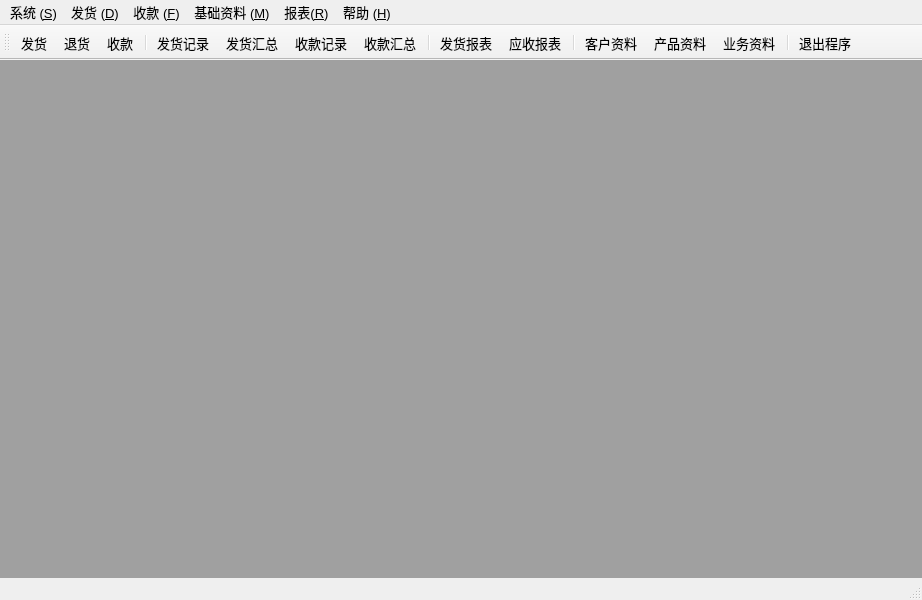
<?xml version="1.0" encoding="UTF-8"?>
<ui version="4.0">
 <class>MainWindow</class>
 <widget class="QMainWindow" name="MainWindow">
  <property name="geometry">
   <rect>
    <x>0</x>
    <y>0</y>
    <width>922</width>
    <height>600</height>
   </rect>
  </property>
  <property name="font">
   <font>
    <pointsize>10</pointsize>
   </font>
  </property>
  <property name="windowTitle">
   <string>MainWindow</string>
  </property>
  <property name="windowIcon">
   <iconset resource="resource.qrc">
    <normaloff>:/icons/icons/FAX.png</normaloff>:/icons/icons/FAX.png</iconset>
  </property>
  <property name="iconSize">
   <size>
    <width>48</width>
    <height>48</height>
   </size>
  </property>
  <property name="documentMode">
   <bool>true</bool>
  </property>
  <widget class="QWidget" name="centralwidget">
   <layout class="QVBoxLayout" name="verticalLayout">
    <property name="spacing">
     <number>0</number>
    </property>
    <property name="margin">
     <number>0</number>
    </property>
    <item>
     <widget class="QMdiArea" name="mdiArea">
      <property name="background">
       <brush brushstyle="SolidPattern">
        <color alpha="255">
         <red>160</red>
         <green>160</green>
         <blue>160</blue>
        </color>
       </brush>
      </property>
     </widget>
    </item>
   </layout>
  </widget>
  <widget class="QStatusBar" name="statusbar"/>
  <widget class="QToolBar" name="toolBar">
   <property name="windowTitle">
    <string>toolBar</string>
   </property>
   <property name="iconSize">
    <size>
     <width>36</width>
     <height>36</height>
    </size>
   </property>
   <property name="toolButtonStyle">
    <enum>Qt::ToolButtonTextUnderIcon</enum>
   </property>
   <property name="floatable">
    <bool>false</bool>
   </property>
   <attribute name="toolBarArea">
    <enum>TopToolBarArea</enum>
   </attribute>
   <attribute name="toolBarBreak">
    <bool>false</bool>
   </attribute>
   <addaction name="action_Deliver"/>
   <addaction name="action_Return"/>
   <addaction name="action_Receipt"/>
   <addaction name="separator"/>
   <addaction name="action_DeliveryRecords"/>
   <addaction name="action_DeliverySummarize"/>
   <addaction name="action_ReceiptRecords"/>
   <addaction name="action_ReceiptSummarize"/>
   <addaction name="separator"/>
   <addaction name="action_DeliveryReport"/>
   <addaction name="action_ReceiptReport"/>
   <addaction name="separator"/>
   <addaction name="action_Customers"/>
   <addaction name="action_Products"/>
   <addaction name="action_Employees"/>
   <addaction name="separator"/>
   <addaction name="action_Exit"/>
  </widget>
  <widget class="QMenuBar" name="menuBar">
   <property name="geometry">
    <rect>
     <x>0</x>
     <y>0</y>
     <width>922</width>
     <height>21</height>
    </rect>
   </property>
   <widget class="QMenu" name="menu_System">
    <property name="title">
     <string>系统 (&amp;S)</string>
    </property>
    <addaction name="action_Backup"/>
    <addaction name="action_Restore"/>
    <addaction name="separator"/>
    <addaction name="action_DataImport"/>
    <addaction name="action_DataExport"/>
    <addaction name="separator"/>
    <addaction name="action_Changepassword"/>
    <addaction name="separator"/>
    <addaction name="action_Exit"/>
   </widget>
   <widget class="QMenu" name="menu_Delivery">
    <property name="title">
     <string>发货 (&amp;D)</string>
    </property>
    <addaction name="action_Deliver"/>
    <addaction name="action_Return"/>
    <addaction name="separator"/>
    <addaction name="action_DeliveryRecords"/>
    <addaction name="action_DeliverySummarize"/>
   </widget>
   <widget class="QMenu" name="menu_Receipt">
    <property name="title">
     <string>收款 (&amp;F)</string>
    </property>
    <addaction name="action_Receipt"/>
    <addaction name="separator"/>
    <addaction name="action_ReceiptSummarize"/>
    <addaction name="action_ReceiptSheet"/>
   </widget>
   <widget class="QMenu" name="menu_Meta">
    <property name="title">
     <string>基础资料 (&amp;M)</string>
    </property>
    <addaction name="action_Customers"/>
    <addaction name="action_Products"/>
    <addaction name="action_Employees"/>
   </widget>
   <widget class="QMenu" name="menu_Help">
    <property name="title">
     <string>帮助 (&amp;H)</string>
    </property>
    <addaction name="action_About"/>
   </widget>
   <widget class="QMenu" name="menu_Report">
    <property name="title">
     <string>报表(&amp;R)</string>
    </property>
    <addaction name="action_DeliveryReport"/>
    <addaction name="action_ReceiptReport"/>
   </widget>
   <addaction name="menu_System"/>
   <addaction name="menu_Delivery"/>
   <addaction name="menu_Receipt"/>
   <addaction name="menu_Meta"/>
   <addaction name="menu_Report"/>
   <addaction name="menu_Help"/>
  </widget>
  <action name="action_Backup">
   <property name="icon">
    <iconset resource="resource.qrc">
     <normaloff>:/icons/icons/glyphicons_135_inbox_out.png</normaloff>:/icons/icons/glyphicons_135_inbox_out.png</iconset>
   </property>
   <property name="text">
    <string>备份数据</string>
   </property>
   <property name="shortcut">
    <string>Ctrl+Alt+S</string>
   </property>
  </action>
  <action name="action_Restore">
   <property name="icon">
    <iconset resource="resource.qrc">
     <normaloff>:/icons/icons/glyphicons_134_inbox_in.png</normaloff>:/icons/icons/glyphicons_134_inbox_in.png</iconset>
   </property>
   <property name="text">
    <string>恢复数据</string>
   </property>
   <property name="shortcut">
    <string>Ctrl+Alt+O</string>
   </property>
  </action>
  <action name="action_Changepassword">
   <property name="icon">
    <iconset resource="resource.qrc">
     <normaloff>:/icons/icons/glyphicons_240_rotation_lock.png</normaloff>:/icons/icons/glyphicons_240_rotation_lock.png</iconset>
   </property>
   <property name="text">
    <string>更改密码</string>
   </property>
  </action>
  <action name="action_Exit">
   <property name="icon">
    <iconset resource="resource.qrc">
     <normaloff>:/icons/icons/glyphicons_063_power.png</normaloff>:/icons/icons/glyphicons_063_power.png</iconset>
   </property>
   <property name="text">
    <string>退出程序</string>
   </property>
   <property name="shortcut">
    <string>Ctrl+Alt+Q</string>
   </property>
  </action>
  <action name="action_Deliver">
   <property name="icon">
    <iconset resource="resource.qrc">
     <normaloff>:/icons/icons/glyphicons_208_cart_out.png</normaloff>:/icons/icons/glyphicons_208_cart_out.png</iconset>
   </property>
   <property name="text">
    <string>发货</string>
   </property>
   <property name="shortcut">
    <string>Ctrl+D</string>
   </property>
  </action>
  <action name="action_Return">
   <property name="icon">
    <iconset resource="resource.qrc">
     <normaloff>:/icons/icons/glyphicons_209_cart_in.png</normaloff>:/icons/icons/glyphicons_209_cart_in.png</iconset>
   </property>
   <property name="text">
    <string>退货</string>
   </property>
   <property name="shortcut">
    <string>Ctrl+R</string>
   </property>
  </action>
  <action name="action_DeliveryRecords">
   <property name="icon">
    <iconset resource="resource.qrc">
     <normaloff>:/icons/icons/glyphicons_114_list.png</normaloff>:/icons/icons/glyphicons_114_list.png</iconset>
   </property>
   <property name="text">
    <string>发货记录</string>
   </property>
  </action>
  <action name="action_DeliverySummarize">
   <property name="icon">
    <iconset resource="resource.qrc">
     <normaloff>:/icons/icons/glyphicons_119_table.png</normaloff>:/icons/icons/glyphicons_119_table.png</iconset>
   </property>
   <property name="text">
    <string>发货汇总</string>
   </property>
  </action>
  <action name="action_Receipt">
   <property name="icon">
    <iconset resource="resource.qrc">
     <normaloff>:/icons/icons/glyphicons_227_usd.png</normaloff>:/icons/icons/glyphicons_227_usd.png</iconset>
   </property>
   <property name="text">
    <string>收款</string>
   </property>
   <property name="shortcut">
    <string>Ctrl+S</string>
   </property>
  </action>
  <action name="action_ReceiptSummarize">
   <property name="icon">
    <iconset resource="resource.qrc">
     <normaloff>:/icons/icons/glyphicons_325_wallet.png</normaloff>:/icons/icons/glyphicons_325_wallet.png</iconset>
   </property>
   <property name="text">
    <string>收款汇总</string>
   </property>
  </action>
  <action name="action_ReceiptSheet">
   <property name="icon">
    <iconset resource="resource.qrc">
     <normaloff>:/icons/icons/glyphicons_087_log_book.png</normaloff>:/icons/icons/glyphicons_087_log_book.png</iconset>
   </property>
   <property name="text">
    <string>对账</string>
   </property>
  </action>
  <action name="action_Customers">
   <property name="icon">
    <iconset resource="resource.qrc">
     <normaloff>:/icons/icons/glyphicons_024_parents.png</normaloff>:/icons/icons/glyphicons_024_parents.png</iconset>
   </property>
   <property name="text">
    <string>客户资料</string>
   </property>
   <property name="shortcut">
    <string>Ctrl+M</string>
   </property>
  </action>
  <action name="action_Products">
   <property name="icon">
    <iconset resource="resource.qrc">
     <normaloff>:/icons/icons/glyphicons_149_folder_new.png</normaloff>:/icons/icons/glyphicons_149_folder_new.png</iconset>
   </property>
   <property name="text">
    <string>产品资料</string>
   </property>
   <property name="toolTip">
    <string>产品资料</string>
   </property>
   <property name="shortcut">
    <string>Ctrl+G</string>
   </property>
  </action>
  <action name="action_Employees">
   <property name="icon">
    <iconset resource="resource.qrc">
     <normaloff>:/icons/icons/glyphicons_043_group.png</normaloff>:/icons/icons/glyphicons_043_group.png</iconset>
   </property>
   <property name="text">
    <string>业务资料</string>
   </property>
   <property name="shortcut">
    <string>Ctrl+E</string>
   </property>
  </action>
  <action name="action_DeliveryReport">
   <property name="icon">
    <iconset resource="resource.qrc">
     <normaloff>:/icons/icons/glyphicons_036_file.png</normaloff>:/icons/icons/glyphicons_036_file.png</iconset>
   </property>
   <property name="text">
    <string>发货报表</string>
   </property>
  </action>
  <action name="action_ReceiptReport">
   <property name="icon">
    <iconset resource="resource.qrc">
     <normaloff>:/icons/icons/glyphicons_323_calculator.png</normaloff>:/icons/icons/glyphicons_323_calculator.png</iconset>
   </property>
   <property name="text">
    <string>应收报表</string>
   </property>
  </action>
  <action name="action_DataImport">
   <property name="icon">
    <iconset resource="resource.qrc">
     <normaloff>:/icons/icons/glyphicons_221_unshare.png</normaloff>:/icons/icons/glyphicons_221_unshare.png</iconset>
   </property>
   <property name="text">
    <string>数据导入</string>
   </property>
  </action>
  <action name="action_DataExport">
   <property name="icon">
    <iconset resource="resource.qrc">
     <normaloff>:/icons/icons/glyphicons_222_share.png</normaloff>:/icons/icons/glyphicons_222_share.png</iconset>
   </property>
   <property name="text">
    <string>数据导出</string>
   </property>
  </action>
  <action name="action_ReceiptRecords">
   <property name="icon">
    <iconset resource="resource.qrc">
     <normaloff>:/icons/icons/glyphicons_113_justify.png</normaloff>:/icons/icons/glyphicons_113_justify.png</iconset>
   </property>
   <property name="text">
    <string>收款记录</string>
   </property>
   <property name="toolTip">
    <string>收款记录</string>
   </property>
  </action>
  <action name="action_About">
   <property name="icon">
    <iconset resource="resource.qrc">
     <normaloff>:/icons/icons/glyphicons_195_circle_info.png</normaloff>:/icons/icons/glyphicons_195_circle_info.png</iconset>
   </property>
   <property name="text">
    <string>关于</string>
   </property>
  </action>
 </widget>
 <resources>
  <include location="resource.qrc"/>
 </resources>
 <connections>
  <connection>
   <sender>mdiArea</sender>
   <signal>subWindowActivated(QMdiSubWindow*)</signal>
   <receiver>MainWindow</receiver>
   <slot>repaint()</slot>
   <hints>
    <hint type="sourcelabel">
     <x>460</x>
     <y>333</y>
    </hint>
    <hint type="destinationlabel">
     <x>460</x>
     <y>299</y>
    </hint>
   </hints>
  </connection>
 </connections>
</ui>
